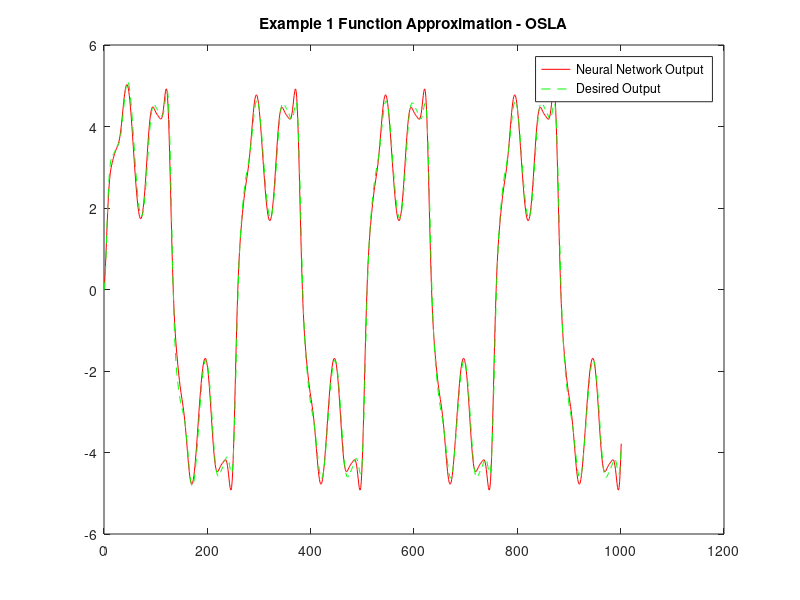

The MATLAB script that drew this image:
clc;
close all;
clear all;

a = 1;
b = 1;
m0 = 1;
m1 = 10;
m2 = 1;
w1 = rand(m1,m0+1);
w2 = zeros(m2,m1+1);
lambda = 0.001;
P = (1/lambda)*eye(m1+1);
n=0:1:1000;
yp = [0 0];
yphat = [0 0];

for k = 1:length(n)
    
    u = sin(2*pi*k/250);
    p = [1;u];

    v1 = w1*p;
    phi_v1 = a*tanh(b*v1);
    y1 = [1 ; phi_v1];
    v2 = w2*y1;
    y2=v2;
    yphat1 = y2 + 0.3*yp(end) + 0.6*yp(end-1);
    yphat = [yphat yphat1];
    
    yp1 = 0.3*yp(end) + 0.6*yp(end-1) +0.6*sin(pi*u) + 0.3*sin(3*pi*u) + 0.1*sin(5*pi*u);
    yp=[yp yp1];
    

    e = yp1 - yphat1;
    
    
    P1 = P - (P*y1*y1'*P)/(1 + y1'*P*y1);
    P=P1;
    w2 = w2 + e*y1'*P1;
    
    
end
% K = 0:length(n)+1;
% figure;
% plot(K,yphat,'-r',K,yp,'-g')
plot(1:length(n),yp(3:end),'r-',1:length(n),yphat(3:end),'g--');
legend('Neural Network Output', 'Desired Output');
title('Example 1 Function Approximation - OSLA');


%VAF Calculation
g=var(yp(3:end)-yphat(3:end));
h=var(yp(3:end));
perf=(1-(g/h))*100;
disp(perf);
mse = sum((yp(3:end)-yphat(3:end)).^2)/(length(yp(3:end)));
disp(mse);